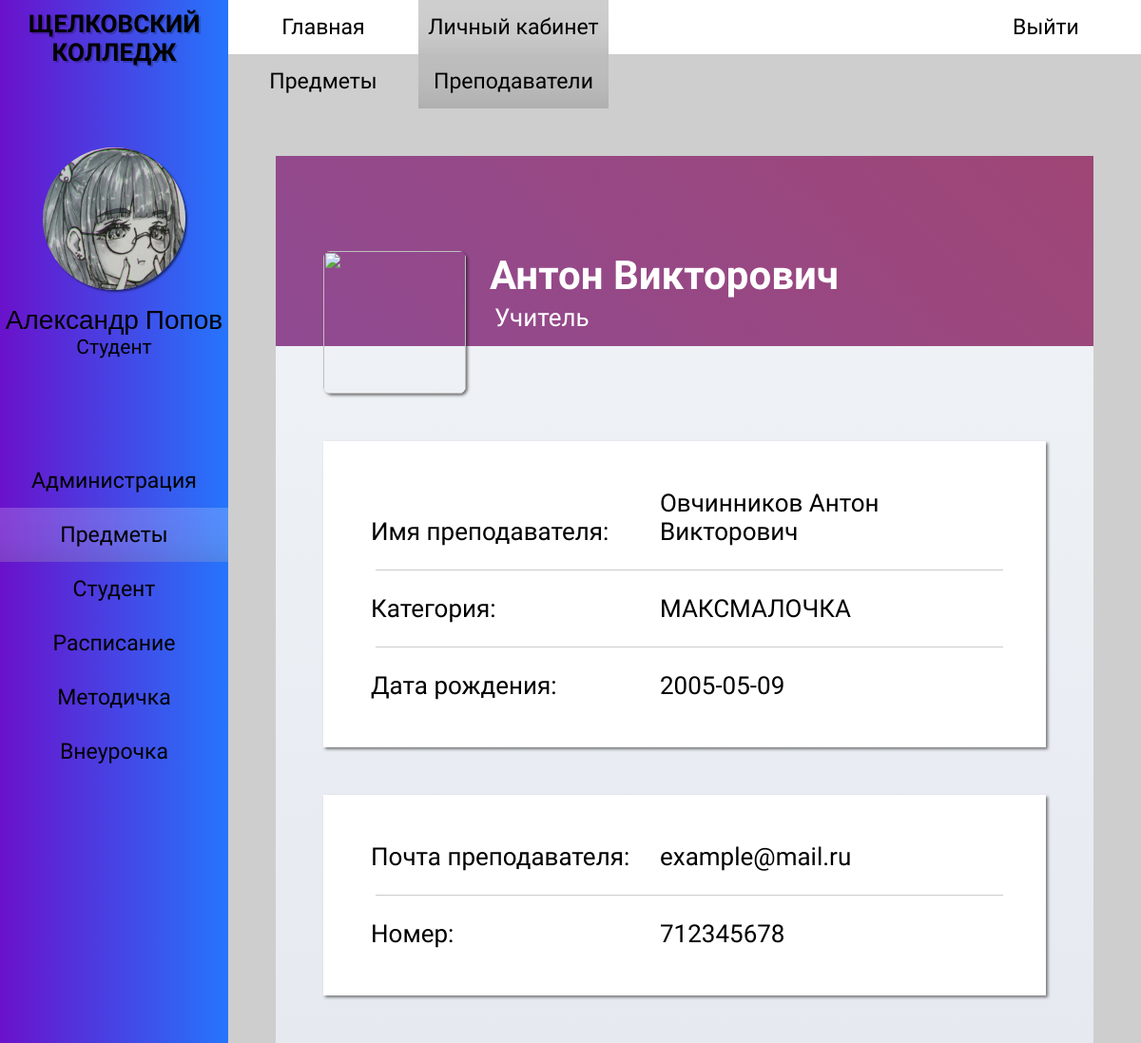
Page /subject_teacher_profile.php?id=1 (signed in) on the committed database.
### tables this page shows
CREATE TABLE `students` (
  `id_student` int(11) NOT NULL,
  `fio` varchar(50) NOT NULL,
  `id_group` int(11) NOT NULL,
  `date_of_birth` date NOT NULL,
  `phone_number` int(11) NOT NULL,
  `address` varchar(50) NOT NULL,
  `email` varchar(50) NOT NULL,
  `password` varchar(25) NOT NULL,
  `form_study` varchar(10) NOT NULL,
  `number_of_studencheskly` int(11) NOT NULL,
  `phone_numder_parents` varchar(15) NOT NULL,
  `f.i.o_parents` varchar(50) NOT NULL,
  `id_role` int(11) NOT NULL
);

CREATE TABLE `roles` (
  `id_role` int(11) NOT NULL,
  `name_role` varchar(50) NOT NULL
);

CREATE TABLE `teacher_info` (
  `id_teacher` int(11) NOT NULL,
  `fio` varchar(50) NOT NULL,
  `email` varchar(50) NOT NULL,
  `phone_number` int(11) NOT NULL,
  `category` varchar(15) NOT NULL,
  `date_birth` date NOT NULL,
  `id_role` int(11) NOT NULL,
  `id_classroom` int(11) NOT NULL
);

### subject_teacher_profile.php (the view, shortened to what this page needs)
<?
$teacher_id = $_GET['id'];
require_once 'php/connection.php';
$query_teacher_info = "SELECT
                            fio,
                            email,
                            phone_number,
                            category,
                            date_birth,
                            name_role
                        FROM
                            teacher_info,
                            roles
                        WHERE
                            roles.id_role = teacher_info.id_role
                        AND
                            id_teacher = '$teacher_id';";
$result_teacher_info = mysqli_query($link, $query_teacher_info);
$data_teacher_info = mysqli_fetch_row($result_teacher_info);
$teacher_name = $data_teacher_info[0];
$teacher_email = $data_teacher_info[1];
$teacher_phone = $data_teacher_info[2];
$teacher_category = $data_teacher_info[3];
$teacher_birth = $data_teacher_info[4];
$teacher_role = $data_teacher_info[5];
$teacher_fi = explode(' ',  $teacher_name);
$user_id = $_SESSION['id_user'];
$query_user_info = "SELECT fio, name_role FROM students, roles WHERE students.id_role = roles.id_role AND id_student = '$user_id'";
$result_user_info = mysqli_query($link, $query_user_info);
$data_user_info = mysqli_fetch_row($result_user_info);
$user_fio = $data_user_info[0];
$user_fio = explode(' ', $user_fio);
?>
<!DOCTYPE html>
<html>
<head>
    <link rel="stylesheet" href="styles/style_admin.css">
    <link rel="stylesheet" href="styles/contents/style_subject_teacher_profile.css">
    <link rel="stylesheet" href="styles/style_adaptability.css">
    <link rel="stylesheet" href="styles/contents/style_profile.css">
</head>
<body>
    <div id="main-wrapper">
        <div id="wrapper-one">
            <div id="side-bar">
                <div class="hm-logo">
                    <h2> <a href="index.php"> ЩЕЛКОВСКИЙ <br> КОЛЛЕДЖ </a> </h2>
                </div>
                <div class="sb-profile">
                    <img src="images/avatar.jpg">
                    <? echo " <p class='sb-name'> $user_fio[1] $user_fio[0] </p>"; ?>
                    <? echo "<p class='sb-role'> $data_user_info[1] </p>"; ?>
                </div>
                <div class="sb-menu">
                    <ul>
                        <li> <a href="administration.php"> Администрация </a> </li>
                        <li> <a href="subject.php" id="sb-menu_active"> Предметы </a> </li>
                        <li> <a href="student_you.php"> Студент </a> </li>
                        <li> <a href="schedule.php"> Расписание </a> </li>
                        <li> <a href="metodichka.php"> Методичка </a> </li>
                        <li> <a href="vneurochka.php"> Внеурочка </a> </li>
                    </ul>
                </div>
            </div>
        </div>
        <div id="wrapper-two">
            <div id="header-menu">
                <div class="hm-menu">
                    <ul>
                        <li> <a href="index.php"> Главная </a> </li>
                        <li> <a href="student_you.php" id="hm-menu_active"> Личный кабинет</a> </li>
                    </ul>
                </div>
                <div class="hm-login">
                    <a href="php/logout.php"> Выйти </a>
                </div>
            </div>
            <div id="nav-menu">
                <ul>
                    <li> <a href="subject.php"> Предметы </a> </li>
                    <li> <a href="subject_teacher.php" id="nav-menu_active"> Преподаватели </a> </li>
                </ul>
            </div>
            <div id="content">
                <div id="profile">
                    <img src="https://vignette.wikia.nocookie.net/bokunoheroacademia/images/9/94/Eraser.png/revision/latest?cb=20181002192225&path-prefix=pt-br">
                    <div class='p-background'>
                        <? echo "<h2 class='b-name'> $teacher_fi[1] $teacher_fi[2] </h2>"; ?>
                        <? echo "<p class='b-info'> $teacher_role </p>"; ?>
                    </div>
                    <div class='info-background'>
                        <div class="user-info">
                            <p> Имя преподавателя: </p>
                            <? echo "<p> $teacher_name </p>"; ?>
                            <hr>
                            <p> Категория: </p>
                            <? echo "<p> $teacher_category </p>"; ?>
                            <hr>
                            <p> Дата рождения: </p>
                            <? echo "<p> $teacher_birth </p>"; ?>
                        </div>
                        <div class="profile-info">
                            <p> Почта преподавателя: </p>
                            <? echo "<p> $teacher_email </p>"; ?>
                            <hr>
                            <p> Номер: </p>
                            <? echo "<p> $teacher_phone </p>"; ?>
                        </div>
                    </div>
                </div>
            </div>
        </div>
    </div>
</body>
</html>

### styles/style_admin.css (style rules this page uses)
* { box-sizing: border-box; margin: 0; padding: 0; }
html, head, body, #main-wrapper { font-family: "PT Sans Narrow", sans-serif, "Roboto", sans-serif, "Oswald", sans-serif; overflow-y: hidden; height: 100% !important; min-height: 100%; background-color: #CECECE; }
#wrapper-one { float: left; width: 20%; min-height: 100%; }
#wrapper-two { float: right; overflow-y: scroll; width: 80%; min-height: 100%; }
#wrapper-one { position: relative; z-index: 15; float: left; overflow: hidden; overflow: scroll; width: 20%; height: 100%; background-image: linear-gradient(to right, #6A11CB 0%, #2575FC 100%); -ms-overflow-style: none; scrollbar-width: none; }
.hm-logo h2 { font-family: "Oswald", sans-serif; font-size: 26px; padding: 10px 0; text-align: center; text-shadow: 2px 2px 0 rgba(0,0,0,0.2); }
.sb-profile img { display: block; width: 150px; height: 150px; margin: 75px auto 15px auto; border-radius: 100%; box-shadow: 2px 2px 2px 0 rgba(0,0,0,0.5); }
.sb-profile .sb-name { font-family: "Roboto", sans-serif; font-size: 28px; text-align: center; }
.sb-profile .sb-role { font-size: 21px; text-align: center; }
.sb-menu { display: flex; flex-direction: column; padding: 100px 0; }
.sb-menu ul { display: flex; flex-direction: column; width: 100%; list-style-type: none; }
.sb-menu a { font-size: 23px; display: block; width: 100%; padding: 15px 0 15px 0; transition: 0.3s linear; text-align: center; text-decoration: none; color: black; }
.sb-menu a:hover, #sb-menu_active { transition: 0.2s linear; background-color: rgba(255,255,255,0.2); box-shadow: 0 -75px 85px -130px rgba(0,0,0,0.85) inset; }
#header-menu { display: flex; background-color: white; flex-wrap: wrap; }
.hm-menu { display: flex; flex-wrap: wrap; }
.hm-menu ul { display: flex; width: 100%; list-style-type: none; flex-wrap: wrap; }
.hm-menu a { font-size: 23px; display: block; width: 100%; min-width: 200px; padding: 15px 0 15px 0; transition: 0.3s linear; text-align: center; text-decoration: none; color: black; }
.hm-menu a:hover, #hm-menu_active { transition: 0.2s linear; background-color: #CECECE; box-shadow: 0 -75px 85px -130px rgba(0,0,0,0.85) inset; }
.hm-login { margin-left: auto; }
.hm-login a { font-size: 23px; display: block; min-width: 200px; padding: 15px 0 15px 0; transition: 0.3s linear; text-align: center; text-decoration: none; color: black; background-color: white; }
.hm-logo a { text-decoration: none; color: black; }
#nav-menu { display: flex; background-color: #CECECE; flex-wrap: wrap; }
#nav-menu ul { font-size: 23px; display: flex; width: 100%; list-style-type: none; flex-wrap: wrap; }
#nav-menu a { display: block; width: 100%; min-width: 200px; padding: 15px 0 15px 0; transition: 0.3s linear; text-align: center; text-decoration: none; color: black; }
#nav-menu a:hover, #nav-menu_active { transition: 0.2s linear; background-color: #BDBDBD; box-shadow: 0 -75px 85px -130px rgba(0,0,0,0.85) inset; }
#content { padding: 50px; }

### styles/style_adaptability.css (style rules this page uses)
#main-wrapper { min-width: 800px; }
@media screen and (max-width: 1210px) { .hm-logo { width: 100%; } }
@media screen and (max-width: 1210px) { .hm-menu { align-items: center; justify-content: center; } }

### rows in the picture
students: fio "Александр", fio "Попов", id_role.name_role "Студент"
teacher_info: fio "Антон", fio "Викторович", id_role.name_role "Учитель", fio "Овчинников Антон Викторович", category "МАКСМАЛОЧКА", date_birth "2005-05-09", email "example@mail.ru", phone_number "712345678"
